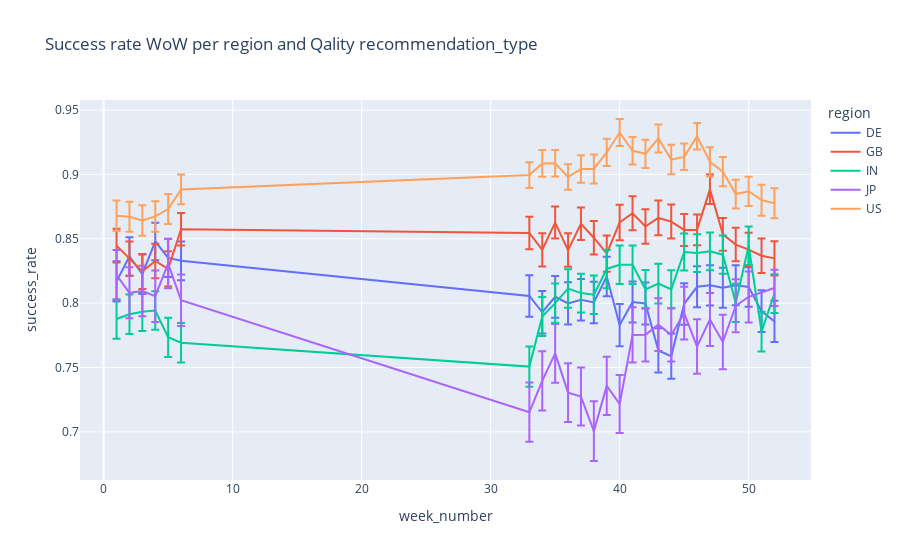

Source (notebook cell):
### Code cell
plt= px.line(df11.reset_index().query("recommendation_type=='Qality'"), x='week_number', y='success_rate',error_y='CI_range',color='region', title='Success rate WoW per region and Qality recommendation_type')
plt.show()

### Figure 1 — Plotly figure (JSON) as saved in the notebook; plotly's stock layout.template omitted (floating-point values rounded to 4 significant figures)
{"data": [{"error_y": {"array": [0.01564, 0.01494, 0.01533, 0.01457, 0.01479, 0.01508, 0.01617, 0.01653, 0.01614, 0.01648, 0.01612, 0.01615, 0.01537, 0.01636, 0.01587, 0.01628, 0.01715, 0.01758, 0.01606, 0.016, 0.0156, 0.01555, 0.01553, 0.01536, 0.01614, 0.01597]}, "hovertemplate": "region=DE<br>week_number=%{x}<br>success_rate=%{y}<extra></extra>", "legendgroup": "DE", "line": {"color": "#636efa", "dash": "solid"}, "marker": {"symbol": "circle"}, "mode": "lines", "name": "DE", "orientation": "v", "showlegend": true, "type": "scatter", "x": [1, 2, 3, 4, 5, 6, 33, 34, 35, 36, 37, 38, 39, 40, 41, 42, 43, 44, 45, 46, 47, 48, 49, 50, 51, 52], "xaxis": "x", "y": [0.8169, 0.8362, 0.8224, 0.8479, 0.8351, 0.8328, 0.8056, 0.7929, 0.8049, 0.7998, 0.8026, 0.8005, 0.8207, 0.7829, 0.8008, 0.7997, 0.7633, 0.7587, 0.7993, 0.8127, 0.8138, 0.812, 0.8138, 0.8125, 0.7938, 0.7858], "yaxis": "y"}, {"error_y": {"array": [0.01311, 0.0133, 0.01359, 0.01343, 0.01362, 0.01259, 0.01267, 0.01295, 0.01243, 0.01301, 0.01258, 0.01306, 0.01408, 0.01384, 0.01324, 0.01336, 0.01352, 0.01321, 0.01247, 0.01196, 0.01146, 0.01276, 0.01298, 0.01298, 0.01332, 0.01329]}, "hovertemplate": "region=GB<br>week_number=%{x}<br>success_rate=%{y}<extra></extra>", "legendgroup": "GB", "line": {"color": "#EF553B", "dash": "solid"}, "marker": {"symbol": "circle"}, "mode": "lines", "name": "GB", "orientation": "v", "showlegend": true, "type": "scatter", "x": [1, 2, 3, 4, 5, 6, 33, 34, 35, 36, 37, 38, 39, 40, 41, 42, 43, 44, 45, 46, 47, 48, 49, 50, 51, 52], "xaxis": "x", "y": [0.8447, 0.8346, 0.8246, 0.8327, 0.8266, 0.8573, 0.8545, 0.8414, 0.8626, 0.8412, 0.8616, 0.8508, 0.8385, 0.8626, 0.8698, 0.8595, 0.8662, 0.8633, 0.8568, 0.8569, 0.8884, 0.8535, 0.8455, 0.8416, 0.8368, 0.8348], "yaxis": "y"}, {"error_y": {"array": [0.01541, 0.0153, 0.015, 0.015, 0.01524, 0.01536, 0.01566, 0.0152, 0.01516, 0.01496, 0.01501, 0.0149, 0.01497, 0.01494, 0.01498, 0.01506, 0.01544, 0.01482, 0.01441, 0.01468, 0.01469, 0.0149, 0.01487, 0.01498, 0.01539, 0.01508]}, "hovertemplate": "region=IN<br>week_number=%{x}<br>success_rate=%{y}<extra></extra>", "legendgroup": "IN", "line": {"color": "#00cc96", "dash": "solid"}, "marker": {"symbol": "circle"}, "mode": "lines", "name": "IN", "orientation": "v", "showlegend": true, "type": "scatter", "x": [1, 2, 3, 4, 5, 6, 33, 34, 35, 36, 37, 38, 39, 40, 41, 42, 43, 44, 45, 46, 47, 48, 49, 50, 51, 52], "xaxis": "x", "y": [0.7877, 0.7913, 0.7934, 0.7943, 0.7735, 0.7692, 0.7507, 0.7896, 0.8, 0.8113, 0.8078, 0.8065, 0.8266, 0.8298, 0.8298, 0.8107, 0.8151, 0.8107, 0.8397, 0.8389, 0.8402, 0.8376, 0.8001, 0.8446, 0.7779, 0.8074], "yaxis": "y"}, {"error_y": {"array": [0.01955, 0.0198, 0.01971, 0.02006, 0.01909, 0.02001, 0.02303, 0.02295, 0.02275, 0.02286, 0.02256, 0.02322, 0.02271, 0.02249, 0.02153, 0.02083, 0.02054, 0.02071, 0.02044, 0.02113, 0.02059, 0.02122, 0.02051, 0.01985, 0.01406]}, "hovertemplate": "region=JP<br>week_number=%{x}<br>success_rate=%{y}<extra></extra>", "legendgroup": "JP", "line": {"color": "#ab63fa", "dash": "solid"}, "marker": {"symbol": "circle"}, "mode": "lines", "name": "JP", "orientation": "v", "showlegend": true, "type": "scatter", "x": [1, 2, 3, 4, 5, 6, 33, 34, 35, 36, 37, 38, 39, 40, 41, 42, 43, 44, 45, 46, 47, 48, 49, 50, 52], "xaxis": "x", "y": [0.8217, 0.808, 0.8094, 0.8054, 0.8307, 0.8022, 0.7153, 0.7396, 0.7609, 0.7305, 0.7274, 0.7006, 0.7357, 0.7217, 0.7753, 0.7754, 0.7833, 0.7753, 0.7922, 0.7663, 0.7873, 0.7698, 0.7979, 0.8048, 0.8118], "yaxis": "y"}, {"error_y": {"array": [0.01185, 0.01167, 0.01184, 0.01187, 0.01171, 0.0116, 0.01001, 0.0104, 0.01033, 0.009956, 0.01066, 0.01122, 0.0106, 0.01044, 0.01066, 0.01095, 0.01089, 0.01143, 0.0103, 0.01033, 0.01138, 0.01135, 0.01113, 0.01138, 0.01207, 0.01171]}, "hovertemplate": "region=US<br>week_number=%{x}<br>success_rate=%{y}<extra></extra>", "legendgroup": "US", "line": {"color": "#FFA15A", "dash": "solid"}, "marker": {"symbol": "circle"}, "mode": "lines", "name": "US", "orientation": "v", "showlegend": true, "type": "scatter", "x": [1, 2, 3, 4, 5, 6, 33, 34, 35, 36, 37, 38, 39, 40, 41, 42, 43, 44, 45, 46, 47, 48, 49, 50, 51, 52], "xaxis": "x", "y": [0.8679, 0.8671, 0.8641, 0.8674, 0.8731, 0.8884, 0.8995, 0.9085, 0.9086, 0.898, 0.9042, 0.9042, 0.917, 0.9326, 0.9183, 0.916, 0.9278, 0.9115, 0.9136, 0.9296, 0.9097, 0.9022, 0.8847, 0.8869, 0.88, 0.8776], "yaxis": "y"}], "layout": {"autosize": true, "legend": {"title": {"text": "region"}, "tracegroupgap": 0}, "title": {"text": "Success rate WoW per region and Qality recommendation_type"}, "xaxis": {"anchor": "y", "autorange": true, "domain": [0, 1], "range": [-1.833, 54.83], "title": {"text": "week_number"}, "type": "linear"}, "yaxis": {"anchor": "x", "autorange": true, "domain": [0, 1], "range": [0.6626, 0.9578], "title": {"text": "success_rate"}, "type": "linear"}}}
